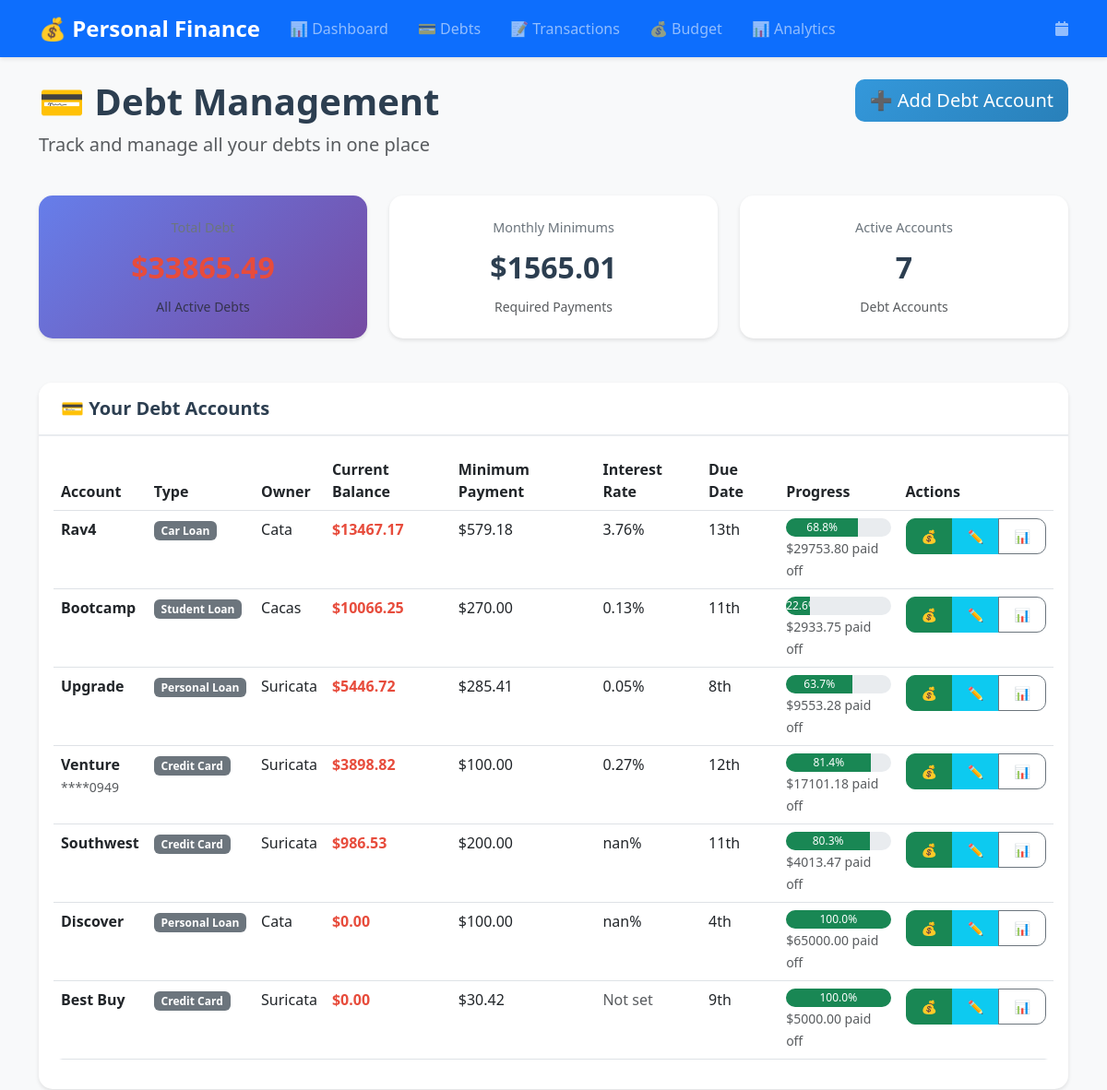
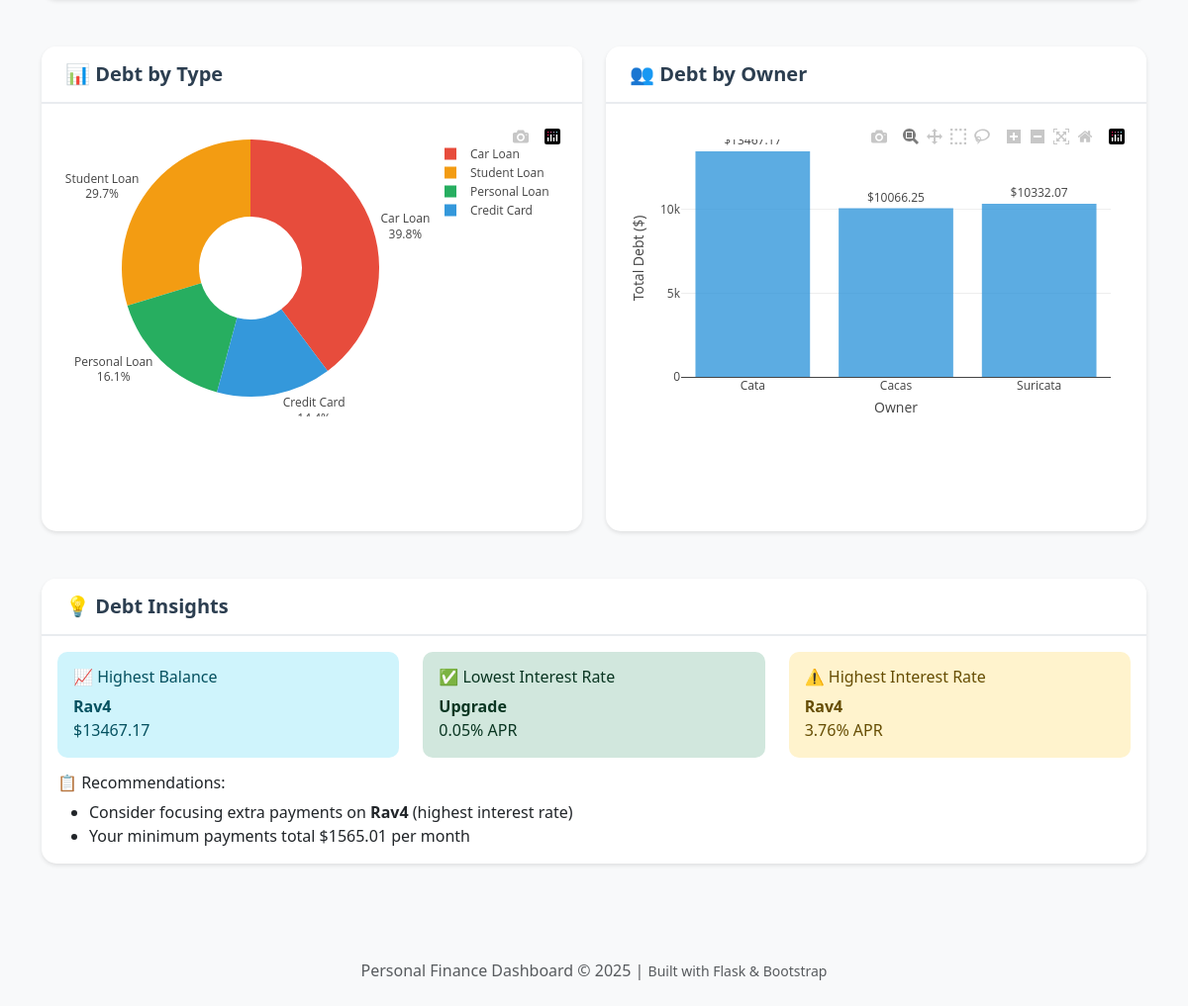
Page /debts/ on the committed database (2 pictures, top to bottom).
### models.py (models this page shows)
class DebtAccount(db.Model):
    __tablename__ = 'debt_accounts'
    id = db.Column(db.Integer, primary_key=True)
    name = db.Column(db.String(100), nullable=False)
    debt_type = db.Column(db.String(50), nullable=False)
    original_balance = db.Column(db.Numeric(10, 2), nullable=False)
    current_balance = db.Column(db.Numeric(10, 2), nullable=False)
    interest_rate = db.Column(db.Numeric(5, 4))
    minimum_payment = db.Column(db.Numeric(10, 2))
    due_date = db.Column(db.Integer)
    owner = db.Column(db.String(50), nullable=False)
    category = db.Column(db.String(100), nullable=False)
    account_number_last4 = db.Column(db.String(4))
    is_active = db.Column(db.Boolean, default=True)
    created_at = db.Column(db.DateTime, default=datetime.utcnow)
    updated_at = db.Column(db.DateTime, default=datetime.utcnow)

### blueprints/debts/routes.py (the view)
@debts_bp.route('/')
def list_debts():
    print("💳 Loading debts page...")
    try:
        conn = sqlite3.connect('data/personal_finance.db')
        debts_query = """
        SELECT * FROM debt_accounts
        WHERE is_active = 1
        ORDER BY current_balance DESC
        """
        debts_df = pd.read_sql_query(debts_query, conn)
        conn.close()
        debts = []
        for _, row in debts_df.iterrows():
            debt_obj = type('DebtAccount', (), {})()
            for col in debts_df.columns:
                setattr(debt_obj, col, row[col])
            debts.append(debt_obj)
        total_debt = sum(float(debt.current_balance) for debt in debts)
        total_minimum_payments = sum(float(debt.minimum_payment or 0) for debt in debts)
        print(f"💳 Found {len(debts)} debt accounts, total: ${total_debt}")
        return render_template('debts.html',
                             debts=debts,
                             total_debt=total_debt,
                             total_minimum_payments=total_minimum_payments)
    except Exception as e:
        print(f"❌ Error in debts route: {e}")
        import traceback
        traceback.print_exc()
        return render_template('debts.html',
                             debts=[],
                             total_debt=0,
                             total_minimum_payments=0)

### templates/debts.html (shortened to what this page needs)
{% extends "base.html" %}
{% block content %}
<div class="row mb-4">
    <div class="col-md-8">
        <h1 class="display-6 fw-bold text-primary">💳 Debt Management</h1>
        <p class="lead text-muted">Track and manage all your debts in one place</p>
    </div>
    <div class="col-md-4 text-end">
        <a href="{{ url_for('debts.add_debt') }}" class="btn btn-primary btn-lg">
            ➕ Add Debt Account
        </a>
    </div>
</div>
<div class="row mb-4">
    <div class="col-md-4">
        <div class="card metric-card debt-card">
            <div class="metric-label">Total Debt</div>
            <div class="metric-value negative">${{ "%.2f"|format(total_debt) }}</div>
            <small class="text-muted">All Active Debts</small>
        </div>
    </div>
    <div class="col-md-4">
        <div class="card metric-card">
            <div class="metric-label">Monthly Minimums</div>
            <div class="metric-value neutral">${{ "%.2f"|format(total_minimum_payments) }}</div>
            <small class="text-muted">Required Payments</small>
        </div>
    </div>
    <div class="col-md-4">
        <div class="card metric-card">
            <div class="metric-label">Active Accounts</div>
            <div class="metric-value neutral">{{ debts|length }}</div>
            <small class="text-muted">Debt Accounts</small>
        </div>
    </div>
</div>
<div class="row">
    <div class="col-12">
        <div class="card">
            <div class="card-header">
                <h5 class="mb-0">💳 Your Debt Accounts</h5>
            </div>
            <div class="card-body">
                {% if debts %}
                    <div class="table-responsive">
                        <table class="table table-hover">
                            <thead>
                                <tr>
                                    <th>Account</th>
                                    <th>Type</th>
                                    <th>Owner</th>
                                    <th>Current Balance</th>
                                    <th>Minimum Payment</th>
                                    <th>Interest Rate</th>
                                    <th>Due Date</th>
                                    <th>Progress</th>
                                    <th>Actions</th>
                                </tr>
                            </thead>
                            <tbody>
                                {% for debt in debts %}
                                <tr>
                                    <td>
                                        <div class="fw-bold">{{ debt.name }}</div>
                                        {% if debt.account_number_last4 %}
                                            <small class="text-muted">****{{ debt.account_number_last4 }}</small>
                                        {% endif %}
                                    </td>
                                    <td>
                                        <span class="badge bg-secondary">{{ debt.debt_type }}</span>
                                    </td>
                                    <td>{{ debt.owner }}</td>
                                    <td>
                                        <span class="fw-bold text-danger">
                                            ${{ "%.2f"|format(debt.current_balance) }}
                                        </span>
                                    </td>
                                    <td>
                                        {% if debt.minimum_payment %}
                                            ${{ "%.2f"|format(debt.minimum_payment) }}
                                        {% else %}
                                            <span class="text-muted">Not set</span>
                                        {% endif %}
                                    </td>
                                    <td>
                                        {% if debt.interest_rate %}
                                            {{ "%.2f"|format(debt.interest_rate * 100) }}%
                                        {% else %}
                                            <span class="text-muted">Not set</span>
                                        {% endif %}
                                    </td>
                                    <td>
                                        {% if debt.due_date %}
                                            {{ debt.due_date }}{{
                                                'st' if debt.due_date == 1 or debt.due_date == 21 or debt.due_date == 31
                                                else 'nd' if debt.due_date == 2 or debt.due_date == 22
                                                else 'rd' if debt.due_date == 3 or debt.due_date == 23
                                                else 'th'
                                            }}
                                        {% else %}
                                            <span class="text-muted">Not set</span>
                                        {% endif %}
                                    </td>
                                    <td>
                                        {% set progress = ((debt.original_balance - debt.current_balance) / debt.original_balance * 100) if debt.original_balance > 0 else 0 %}
                                        <div class="progress" style="height: 20px;">
                                            <div class="progress-bar bg-success"
                                                 role="progressbar"
                                                 style="width: {{ progress }}%"
                                                 aria-valuenow="{{ progress }}"
                                                 aria-valuemin="0"
                                                 aria-valuemax="100">
                                                {{ "%.1f"|format(progress) }}%
                                            </div>
                                        </div>
                                        <small class="text-muted">
                                            ${{ "%.2f"|format(debt.original_balance - debt.current_balance) }} paid off
                                        </small>
                                    </td>
                                    <td>
                                        <div class="btn-group" role="group">
                                            <button class="btn btn-success btn-sm"
                                                    onclick="showPaymentModal({{ debt.id }}, '{{ debt.name }}', {{ debt.current_balance }}, {{ debt.minimum_payment if debt.minimum_payment else 'null' }})"
                                                    title="Make Payment">
                                                💰
                                            </button>
                                            <button class="btn btn-info btn-sm"
                                                    onclick="editDebt({{ debt.id }})"
                                                    title="Edit Account">
                                                ✏️
                                            </button>
                                            <button class="btn btn-outline-secondary btn-sm"
                                                    onclick="alert('History feature coming soon!')"
                                                    title="Payment History">
                                                📊
                                            </button>
                                        </div>
                                    </td>
                                </tr>
                                {% endfor %}
                            </tbody>
                        </table>
                    </div>
                {% endif %}
            </div>
        </div>
    </div>
</div>
{% if debts %}
<div class="row mt-4">
    <div class="col-md-6">
        <div class="card">
            <div class="card-header">
                <h5 class="mb-0">📊 Debt by Type</h5>
            </div>
            <div class="card-body">
                <div id="debtByTypeChart" class="chart-container" style="height: 300px;"></div>
            </div>
        </div>
    </div>
    <div class="col-md-6">
        <div class="card">
            <div class="card-header">
                <h5 class="mb-0">👥 Debt by Owner</h5>
            </div>
            <div class="card-body">
                <div id="debtByOwnerChart" class="chart-container" style="height: 300px;"></div>
            </div>
        </div>
    </div>
</div>
<div class="row mt-4">
    <div class="col-12">
        <div class="card">
            <div class="card-header">
                <h5 class="mb-0">💡 Debt Insights</h5>
            </div>
            <div class="card-body">
                <div class="row">
                    {% set highest_debt = debts | max(attribute='current_balance') if debts else None %}
                    {% set lowest_rate = debts | selectattr('interest_rate') | min(attribute='interest_rate') if debts else None %}
                    {% set highest_rate = debts | selectattr('interest_rate') | max(attribute='interest_rate') if debts else None %}
                    <div class="col-md-4">
                        <div class="alert alert-info">
                            <h6>📈 Highest Balance</h6>
                            {% if highest_debt %}
                                <strong>{{ highest_debt.name }}</strong><br>
                                ${{ "%.2f"|format(highest_debt.current_balance) }}
                            {% else %}
                                No debts found
                            {% endif %}
                        </div>
                    </div>
                    <div class="col-md-4">
                        <div class="alert alert-success">
                            <h6>✅ Lowest Interest Rate</h6>
                            {% if lowest_rate %}
                                <strong>{{ lowest_rate.name }}</strong><br>
                                {{ "%.2f"|format(lowest_rate.interest_rate * 100) }}% APR
                            {% else %}
                                No rates set
                            {% endif %}
                        </div>
                    </div>
                    <div class="col-md-4">
                        <div class="alert alert-warning">
                            <h6>⚠️ Highest Interest Rate</h6>
                            {% if highest_rate %}
                                <strong>{{ highest_rate.name }}</strong><br>
                                {{ "%.2f"|format(highest_rate.interest_rate * 100) }}% APR
                            {% else %}
                                No rates set
                            {% endif %}
                        </div>
                    </div>
                </div>
                <div class="row">
                    <div class="col-12">
                        <h6>📋 Recommendations:</h6>
                        <ul class="mb-0">
                            {% if highest_rate and lowest_rate and highest_rate.interest_rate > lowest_rate.interest_rate * 1.5 %}
                                <li>Consider focusing extra payments on <strong>{{ highest_rate.name }}</strong> (highest interest rate)</li>
                            {% endif %}
                            {% if total_minimum_payments > 0 %}
                                <li>Your minimum payments total ${{ "%.2f"|format(total_minimum_payments) }} per month</li>
                            {% endif %}
                        </ul>
                    </div>
                </div>
            </div>
        </div>
    </div>
</div>
{% endif %}
{% endblock %}

### templates/base.html (shortened to what this page needs)
<!DOCTYPE html>
<html lang="en">
<head>
    <link href="https://cdnjs.cloudflare.com/ajax/libs/bootstrap/5.3.0/css/bootstrap.min.css" rel="stylesheet">
    <link href="https://cdnjs.cloudflare.com/ajax/libs/font-awesome/6.4.0/css/all.min.css" rel="stylesheet">
    <link href="{{ url_for('static', filename='css/main.css') }}" rel="stylesheet">
</head>
<body>
 <nav class="navbar navbar-expand-lg navbar-dark bg-primary">
    <div class="container">
        <a class="navbar-brand" href="{{ url_for('dashboards.dashboard') }}">
            💰 Personal Finance
        </a>
        <div class="collapse navbar-collapse" id="navbarNav">
            <ul class="navbar-nav me-auto">
                <li class="nav-item">
                    <a class="nav-link" href="{{ url_for('dashboards.dashboard') }}">
                        📊 Dashboard
                    </a>
                </li>
                <li class="nav-item">
                    <a class="nav-link" href="{{ url_for('debts.list_debts') }}">
                        💳 Debts
                    </a>
                </li>
                <li class="nav-item">
                    <a class="nav-link {{ 'active' if request.endpoint == 'transactions' }}" href="{{ url_for('transactions.list_transactions') }}">
                        📝 Transactions
                    </a>
                </li>
                <li class="nav-item">
                    <a class="nav-link" href="{{ url_for('budgets.budget_management') }}">
                        💰 Budget
                    </a>
                </li>
                <li class="nav-item">
                    <a class="nav-link" href="{{ url_for('analytics.analytics_dashboard') }}">
                        📊 Analytics
                    </a>
                </li>
            </ul>
            <ul class="navbar-nav">
                <li class="nav-item">
                    <span class="navbar-text">
                        <i class="fas fa-calendar"></i> {{ moment().format('MMM DD, YYYY') if moment else '' }}
                    </span>
                </li>
            </ul>
        </div>
    </div>
</nav>
    <div class="container mt-4">
        {% block content %}{% endblock %}
    </div>
    <footer class="mt-5 py-4 bg-light">
        <div class="container text-center">
            <p class="text-muted mb-0">
                Personal Finance Dashboard &copy; 2025 |
                <small>Built with Flask & Bootstrap</small>
            </p>
        </div>
    </footer>
</body>
</html>

### rows in the picture
DebtAccount: name "Rav4", debt_type "Car Loan", owner "Cata", current_balance "13467.17", minimum_payment "579.18", debt.interest_rate*100 "3.76", due_date "13", due_date "th", {{ progress }} 68.8411204098381 (drawn), progress "68.8", debt.original_balance-debt.current_balance "29753.80", highest_rate.interest_rate*100 "3.76"
DebtAccount: name "Bootcamp", debt_type "Student Loan", owner "Cacas", current_balance "10066.25", minimum_payment "270.00", debt.interest_rate*100 "0.13", due_date "11", due_date "th", {{ progress }} 22.567307692307693 (drawn), progress "22.6", debt.original_balance-debt.current_balance "2933.75"
DebtAccount: name "Upgrade", debt_type "Personal Loan", owner "Suricata", current_balance "5446.72", minimum_payment "285.41", debt.interest_rate*100 "0.05", due_date "8", due_date "th", {{ progress }} 63.68853333333333 (drawn), progress "63.7", debt.original_balance-debt.current_balance "9553.28", lowest_rate.interest_rate*100 "0.05"
DebtAccount: name "Venture", account_number_last4 "0949", debt_type "Credit Card", owner "Suricata", current_balance "3898.82", minimum_payment "100.00", debt.interest_rate*100 "0.27", due_date "12", due_date "th", {{ progress }} 81.43419047619048 (drawn), progress "81.4", debt.original_balance-debt.current_balance "17101.18"
DebtAccount: name "Southwest", debt_type "Credit Card", owner "Suricata", current_balance "986.53", minimum_payment "200.00", interest_rate "nan", due_date "11", due_date "th", {{ progress }} 80.2694 (drawn), progress "80.3", debt.original_balance-debt.current_balance "4013.47"
DebtAccount: name "Discover", debt_type "Personal Loan", owner "Cata", current_balance "0.00", minimum_payment "100.00", interest_rate "nan", due_date "4", due_date "th", progress "100.0", debt.original_balance-debt.current_balance "65000.00"
DebtAccount: name "Best Buy", debt_type "Credit Card", owner "Suricata", current_balance "0.00", minimum_payment "30.42", interest_rate "Not set", due_date "9", due_date "th", progress "100.0", debt.original_balance-debt.current_balance "5000.00"

### other values in the picture
{{ "%.2f"|format(total_minimum_payments) }} "1565.01"
{{ debts|length }} "7"
